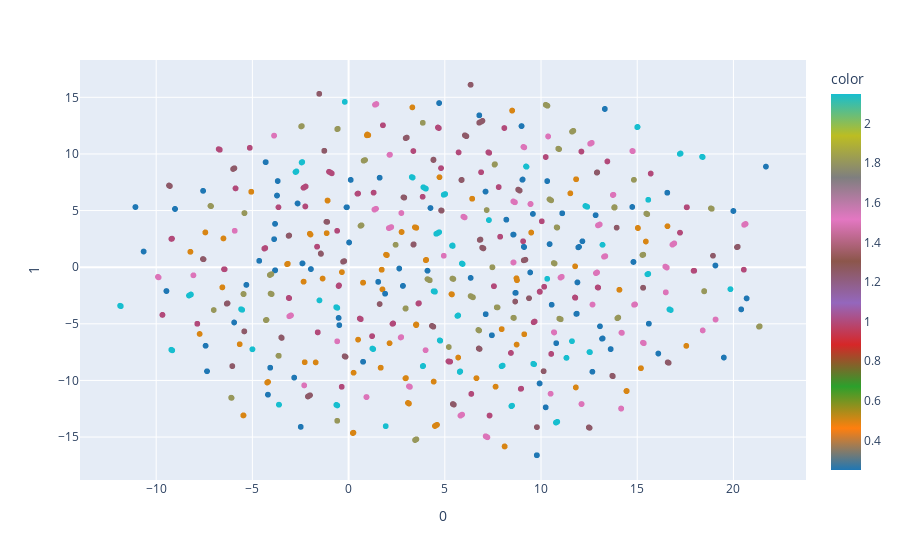

This figure's notebook cell:
### Code cell
umap_2d = UMAP(2)
proj_2d = umap_2d.fit_transform(LD_1)

fig_2d = px.scatter(
    proj_2d, x=0, y=1,
    color=data['Velocity (km/s)'],
    color_continuous_scale=px.colors.qualitative.D3
)

fig_2d.show()

### Figure 1 — Plotly figure (JSON) as saved in the notebook; plotly's stock layout.template omitted (floating-point values rounded to 4 significant figures; data arrays with more than 128 entries replaced by an {"elided": "..."} marker saying what was removed)
{"data": [{"hovertemplate": "0=%{x}<br>1=%{y}<br>color=%{marker.color}<extra></extra>", "legendgroup": "", "marker": {"color": {"elided": "1635 float values"}, "coloraxis": "coloraxis", "symbol": "circle"}, "mode": "markers", "name": "", "showlegend": false, "type": "scattergl", "x": {"elided": "1635 float values"}, "xaxis": "x", "y": {"elided": "1635 float values"}, "yaxis": "y"}], "layout": {"coloraxis": {"colorbar": {"title": {"text": "color"}}, "colorscale": [[0, "#1F77B4"], [0.1111, "#FF7F0E"], [0.2222, "#2CA02C"], [0.3333, "#D62728"], [0.4444, "#9467BD"], [0.5556, "#8C564B"], [0.6667, "#E377C2"], [0.7778, "#7F7F7F"], [0.8889, "#BCBD22"], [1, "#17BECF"]]}, "legend": {"tracegroupgap": 0}, "margin": {"t": 60}, "xaxis": {"anchor": "y", "domain": [0, 1], "title": {"text": "0"}}, "yaxis": {"anchor": "x", "domain": [0, 1], "title": {"text": "1"}}}}
